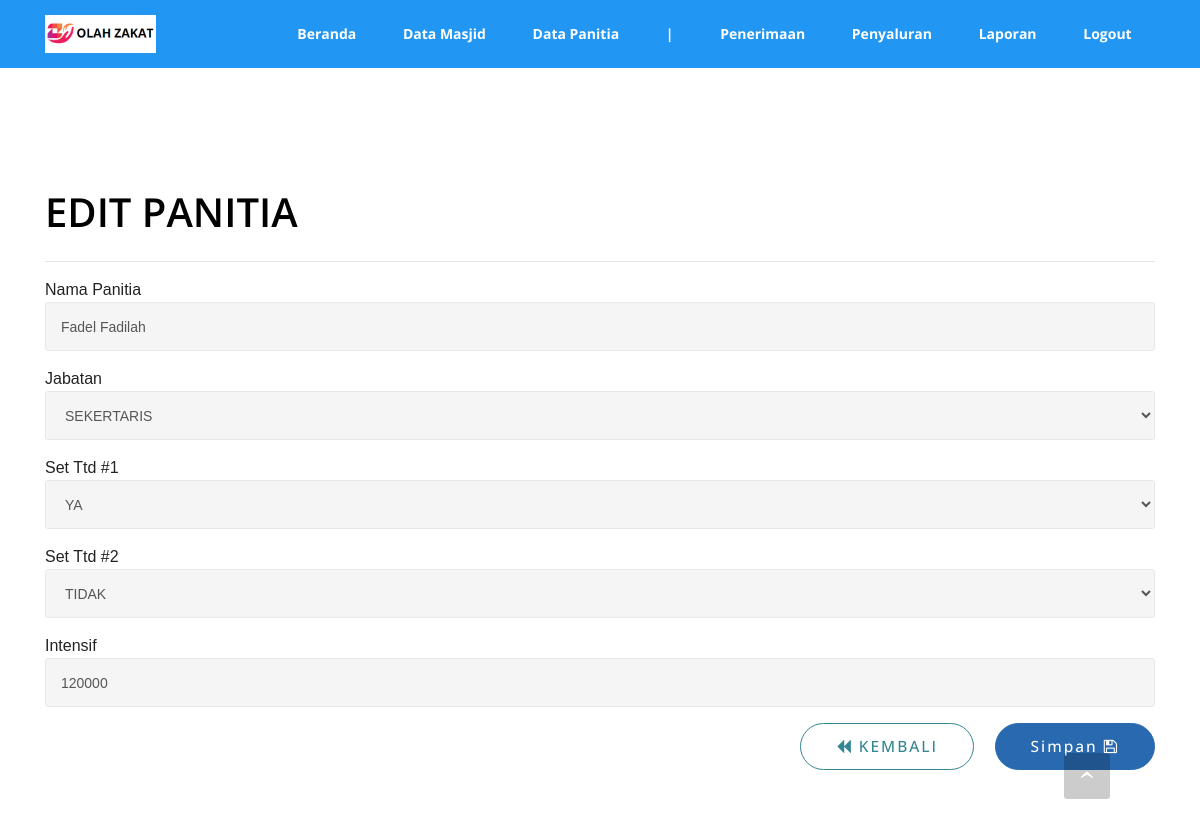
/admin/edit_panitia.php?id=1 (signed in), run on an earlier commit of the app's database.
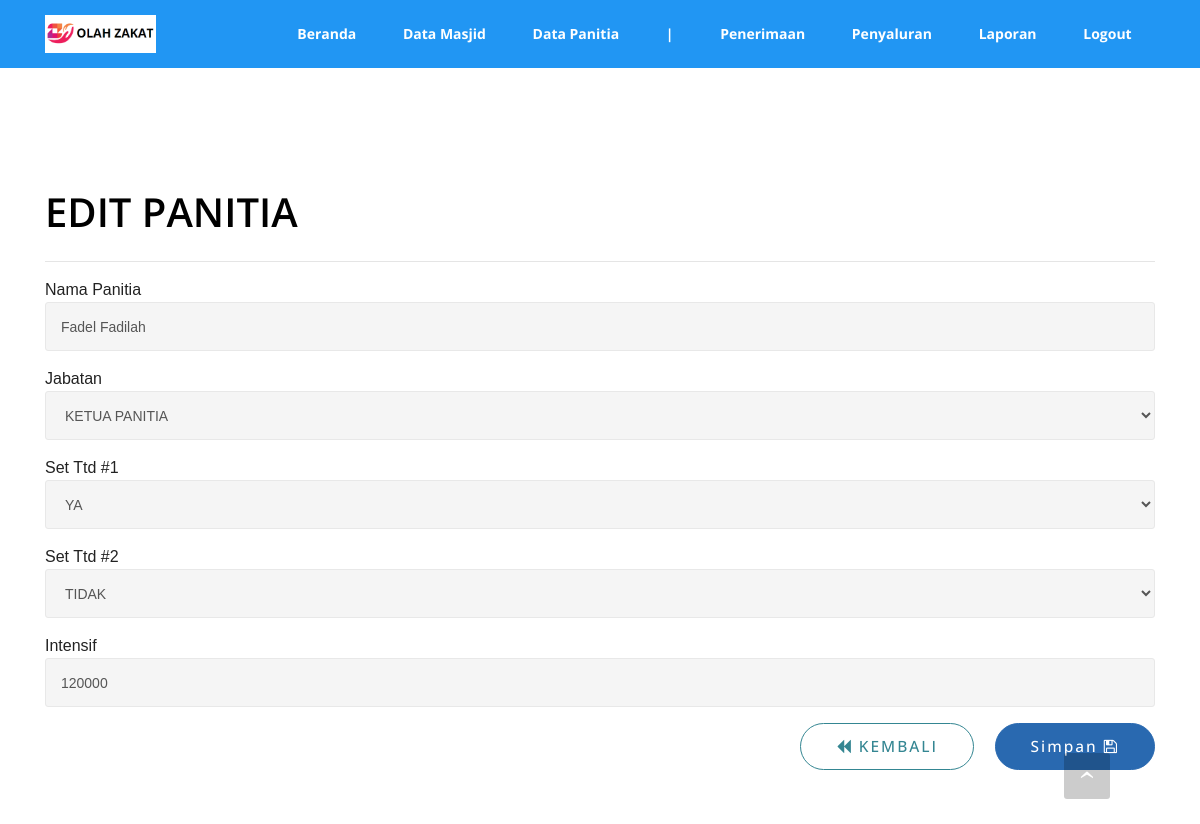
And on a later commit of the database.
### tables this page shows
CREATE TABLE IF NOT EXISTS `tb_panitia_zis` (
  `id` int(11) NOT NULL AUTO_INCREMENT,
  `id_user` int(11) DEFAULT NULL,
  `nama` varchar(250) DEFAULT NULL,
  `jabatan` varchar(250) DEFAULT NULL,
  `set_ttd1` char(50) DEFAULT NULL,
  `set_ttd2` char(50) DEFAULT NULL,
  `intensif` double DEFAULT 0,
  `created_at` timestamp NULL DEFAULT current_timestamp() ON UPDATE current_timestamp(),
  `updated_at` timestamp NULL DEFAULT current_timestamp() ON UPDATE current_timestamp(),
  PRIMARY KEY (`id`),
  KEY `dsad` (`id_user`),
  CONSTRAINT `dsad` FOREIGN KEY (`id_user`) REFERENCES `users` (`id`) ON DELETE NO ACTION ON UPDATE NO ACTION
);

CREATE TABLE IF NOT EXISTS `ref_jabatan` (
  `id` int(11) NOT NULL AUTO_INCREMENT,
  `nama_jabatan` varchar(50) DEFAULT NULL,
  PRIMARY KEY (`id`)
);

### admin/edit_panitia.php (the view, shortened to what the changed rows need)
<?php include('template/top.php') ?>
            <?php
                $id = $_GET['id'];
                $dt = mysqli_query($mysqli, "SELECT * FROM tb_panitia_zis WHERE id = $id");
                $d  = mysqli_fetch_array($dt);
            ?>
<form action="controller.php?page=panitia&action=update" id="form_proposal" enctype="multipart/form-data" method="post">
    <section class="mbr-section mbr-section-hero mbr-section-full mbr-after-navbar" id="header1-1" style="background-color: rgb(255, 255, 255);">
        <div class="mbr-table-cell">
            <div class="container">
                <div class="row">
                    <div class="mbr-section col-md-12 col-lg-offset-4 col-lg-8 col-xl-offset-0 col-xl-12" id="ringkasan" style="padding-bottom: 0px !important;">
                        <div class="mbr-section-text">
                            <div class='row'>
                                <div class="col-lg-12">
                                    <div class="form-group">
                                        Nama Panitia
                                        <input type="text" class="form-control" name="nama" placeholder="nama Panitia.." value="<?php echo $d['nama']; ?>" required>
                                    </div>
                                </div>
                            </div>
                        </div>
                        <div class="mbr-section-text">
                            <div class='row'>
                                <div class="col-lg-12">
                                    <div class="form-group">
                                        Jabatan
                                        <select class="form-control" name="jabatan" required>
                                            <?php
                                                $dt = mysqli_query($mysqli, "SELECT * FROM ref_jabatan");
                                                while($df = mysqli_fetch_array($dt)){
                                            ?>
                                            <option value="<?php echo $df['nama_jabatan'] ?>" <?php if($d['jabatan']==$df['nama_jabatan']){echo'selected';} ?>><?php echo $df['nama_jabatan'] ?></option>
                                            <?php } ?>
                                        </select>
                                    </div>
                                </div>
                            </div>
                        </div>
                        <div class="mbr-section-text">
                            <div class='row'>
                                <div class="col-lg-12">
                                    <div class="form-group">
                                        Set Ttd #1
                                        <select class="form-control" name="set_ttd1" required>
                                            <option value="YA"    <?php if($d['set_ttd1']=="YA"){echo'selected';} ?>>YA</option>
                                        </select>
                                    </div>
                                </div>
                            </div>
                        </div>
                        <div class="mbr-section-text">
                            <div class='row'>
                                <div class="col-lg-12">
                                    <div class="form-group">
                                        Set Ttd #2
                                        <select class="form-control" name="set_ttd2" required>
                                            <option value="TIDAK" <?php if($d['set_ttd2']=="TIDAK"){echo'selected';} ?>>TIDAK</option>
                                        </select>
                                    </div>
                                </div>
                            </div>
                        </div>
                        <div class="mbr-section-text">
                            <div class='row'>
                                <div class="col-lg-12">
                                    <div class="form-group">
                                        Intensif
                                        <input type="number" onkeypress="return onlyNumbers();" class="form-control" name="intensif" placeholder="Intensif Panitia Zakat.." value="<?php echo $d['intensif']; ?>" required>
                                    </div>
                                </div>
                            </div>
                        </div>
                    </div>
                </div>
            </div>
        </div>
    </section>
</form>
<?php include('template/bottom.php'); ?>

What changed in the data, as far as the page shows it:
changed tb_panitia_zis "Fadel Fadilah": jabatan "SEKERTARIS" → "KETUA PANITIA"
